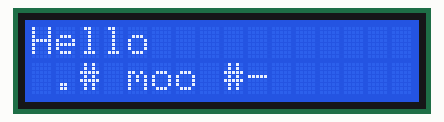
This sketch was run on a simulated Arduino Uno, built with avr-gcc and run on an emulated ATmega328P. Shown: 16×2 character LCD.

Above: at 0.1 s.
At 3.4 s:
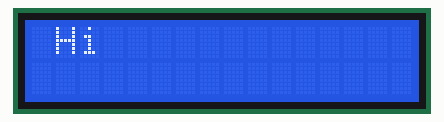
At 6.21 s:
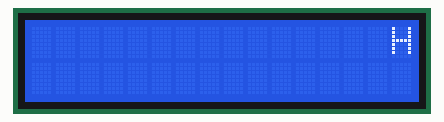
At 10.6 s:
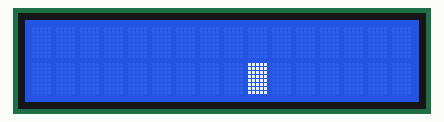
At 12.6 s:
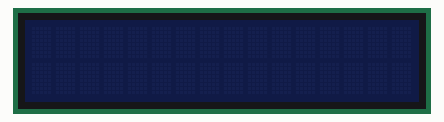
At 13.6 s:
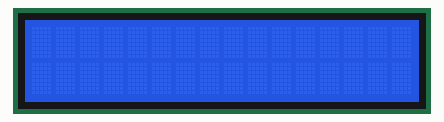

The sketch:

c_code.ino
```cpp
#include <Wire.h>;  // Include the Wire library for I2C communication.
#include <LiquidCrystal_I2C.h>;  // Include the LiquidCrystal_I2C library for controlling the LCD
LiquidCrystal_I2C lcd(0X3F,4,20); // Create an LCD object with I2C address 0X3F, 4 rows, and 20 columns
int simple_loop_variable = 0;


// Initialise the program settings and configurations
void setup() {
   lcd.init(); // Initialize the LCD
   lcd.backlight(); // Turn on the LCD backlight

}

// The void loop function runs over and over again forever.
void loop() {
  lcd.clear(); // Clear LCD Screen
  lcd.setCursor(0, 0); // Print a message on the LCD screen
  lcd.print(String("Hello")); // Prints a message on LCD Screen.
  lcd.setCursor(0, 1); // Print a message on the LCD screen
  lcd.print(String("  World")); // Prints a message on LCD Screen.
  lcd.setCursor(0, 2); // Print a message on the LCD screen
  lcd.print(String(" Test")); // Prints a message on LCD Screen.
  lcd.setCursor(0, 3); // Print a message on the LCD screen
  lcd.print(String(" .# moo #- ")); // Prints a message on LCD Screen.
  delay(3000); // Wait 3 seconds
  lcd.clear(); // Clear LCD Screen

  delay(200); // Wait for the given/defined milliseconds.
  lcd.setCursor(0, 0); // Set position to print on the LCD screen
  lcd.print(String("Hi")); // Print a message on the LCD screen
  for (simple_loop_variable = 1; simple_loop_variable <= 18; simple_loop_variable += 1) {
    lcd.scrollDisplayRight();
    delay(200); // Wait for the given/defined milliseconds.
  }
  for (simple_loop_variable = 1; simple_loop_variable <= 18; simple_loop_variable += 1) {
    lcd.scrollDisplayLeft();
    delay(200); // Wait for the given/defined milliseconds.
  }
  lcd.clear(); // Clear LCD Screen.
  lcd.setCursor(9, 3);
  lcd.blink();
  delay(1000); // Wait for the given/defined milliseconds.
  lcd.setCursor(9, 3);
  lcd.noBlink();
  delay(1000); // Wait for the given/defined milliseconds.
  lcd.noBacklight(); // Turn off backlight
  delay(1000); // Wait for the given/defined milliseconds.
  lcd.backlight(); // Turn on backlight
  delay(1000); // Wait for the given/defined milliseconds.
}
```

Measured:
- by itself, everything shown: repeats every 14.5 s, in 38 steps
- what the display in image 3 shows lasts 1.0 s, from 10.5 s to 11.5 s
